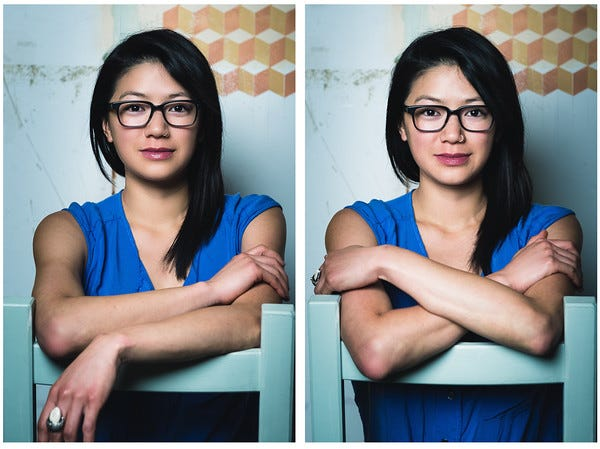
#> input picture ai_art_forensics/ai_art_forensics/assets/samples/0ogZjy9KvWg2elv-I.jpg, 600 x 449 px
$ python -i forensics.py   (imports and definitions only)
#> lines starting #> are read from the running program, lines starting #| are printed output that depends on the picture
"""
Heuristic, model-independent signals that complement Grad-CAM: diffusion models
tend to leave characteristic fingerprints in the frequency domain and in local
texture statistics. These are descriptive signals for the report card, not the
classifier itself.
"""
from __future__ import annotations

from dataclasses import dataclass

import numpy as np
from PIL import Image
from skimage.color import rgb2gray
from skimage.filters import laplace


@dataclass
class ForensicReport:
    fft_high_freq_ratio: float       # share of spectral energy in the high-freq band
    fft_verdict: str
    laplacian_variance: float        # edge/texture sharpness proxy
    smoothness_verdict: str
    local_contrast_std: float
    contrast_verdict: str
    notes: list[str]


def _fft_high_frequency_ratio(gray: np.ndarray) -> float:
    f = np.fft.fft2(gray)
    fshift = np.fft.fftshift(f)
    magnitude = np.abs(fshift)

    h, w = gray.shape
    cy, cx = h // 2, w // 2
    radius = min(h, w) // 6  # inner "low frequency" disk

    yy, xx = np.ogrid[:h, :w]
    dist = np.sqrt((yy - cy) ** 2 + (xx - cx) ** 2)
    low_mask = dist <= radius
    high_mask = ~low_mask

    total_energy = magnitude.sum() + 1e-8
    high_energy = magnitude[high_mask].sum()
    return float(high_energy / total_energy)


def analyze(img: Image.Image) -> ForensicReport:
    arr = np.array(img.convert("RGB")).astype(np.float32) / 255.0
    gray = rgb2gray(arr)

    hf_ratio = _fft_high_frequency_ratio(gray)
    # Diffusion/GAN upsampling artifacts often show either unnaturally suppressed
    # high-frequency detail (over-smoothed) or a sharp, regular high-freq spike
    # (checkerboard/upsampling artifacts). Traditional media + camera noise sits
    # in a broader mid-band.
    if hf_ratio < 0.12:
        fft_verdict = "Unusually smooth spectrum — consistent with diffusion up-sampling"
    elif hf_ratio > 0.35:
        fft_verdict = "Sharp regular high-frequency spike — possible GAN/upsampling artifact"
    else:
        fft_verdict = "Broad natural frequency spread — consistent with organic media/sensor noise"

    lap_var = float(laplace(gray).var())
    if lap_var < 0.0008:
        smoothness_verdict = "Low micro-texture variance — brushwork/canvas grain largely absent"
    else:
        smoothness_verdict = "Textural micro-variance present — consistent with physical media"

    # Local contrast: split into patches, look at std of patch-level std (blockiness)
    patch = 16
    h, w = gray.shape
    h2, w2 = (h // patch) * patch, (w // patch) * patch
    trimmed = gray[:h2, :w2]
    blocks = trimmed.reshape(h2 // patch, patch, w2 // patch, patch).swapaxes(1, 2)
    block_stds = blocks.reshape(-1, patch, patch).std(axis=(1, 2))
    contrast_std = float(block_stds.std())

    if contrast_std < 0.02:
        contrast_verdict = "Very uniform local contrast — atypical for hand-applied pigment"
    else:
        contrast_verdict = "Irregular local contrast — consistent with manual paint application"

    notes = []
    if "diffusion" in fft_verdict or "GAN" in fft_verdict:
        notes.append("Frequency-domain signature leans synthetic.")
    if "absent" in smoothness_verdict:
        notes.append("Lacks expected physical-media micro-texture.")
    if "atypical" in contrast_verdict:
        notes.append("Local contrast distribution is suspiciously uniform.")
    if not notes:
        notes.append("No strong synthetic-artifact signals detected by heuristics.")

    return ForensicReport(
        fft_high_freq_ratio=hf_ratio,
        fft_verdict=fft_verdict,
        laplacian_variance=lap_var,
        smoothness_verdict=smoothness_verdict,
        local_contrast_std=contrast_std,
        contrast_verdict=contrast_verdict,
        notes=notes,
    )

>>> from PIL import Image
>>> picture = Image.open('../assets/samples/0ogZjy9KvWg2elv-I.jpg')
#> picture is the input picture: PIL image 600x449 RGB; mean R, G, B 133.3, 137.4, 141
>>> result = analyze(picture)
#> in analyze, `gray = rgb2gray(arr)`:
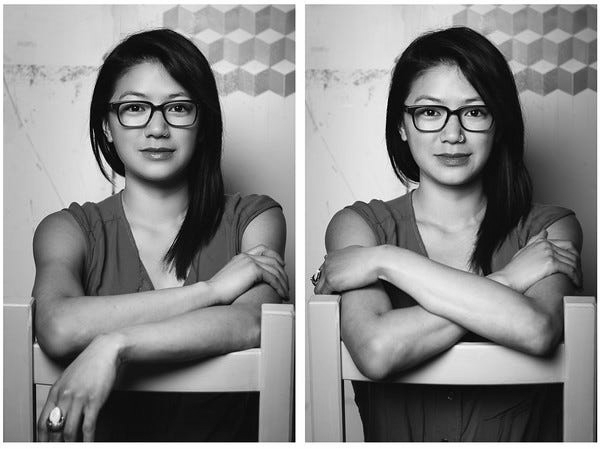
#> gray: shape (449, 600) float32; min 0, max 1, mean 0.536
#> in _fft_high_frequency_ratio, `total_energy = magnitude.sum() + 1e-8`: total_energy = 7404165.7
#> in _fft_high_frequency_ratio, `high_energy = magnitude[high_mask].sum()`: high_energy = 3663376.1
#> in analyze, `hf_ratio = _fft_high_frequency_ratio(gray)`: hf_ratio = 0.495
#> in analyze, `lap_var = float(laplace(gray).var())`: lap_var = 0.0117
#> in analyze, `trimmed = gray[:h2, :w2]`:
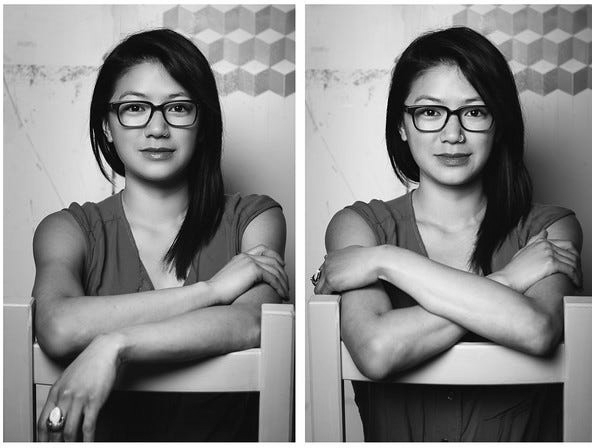
#> trimmed: shape (448, 592) float32; min 0, max 1, mean 0.534
#> in analyze, `block_stds = blocks.reshape(-1, patch, patch).std(axis=(1, 2))`: block_stds = 1036 values, max 0.431 at index 1014, min 0.000415 at index 932, mean 0.109
#> in analyze, `contrast_std = float(block_stds.std())`: contrast_std = 0.097

$ run again, on ai_art_forensics/ai_art_forensics/assets/samples/_128319873_975784e5-9c6c-441e-9d3e-c77a84d5013f.jpg
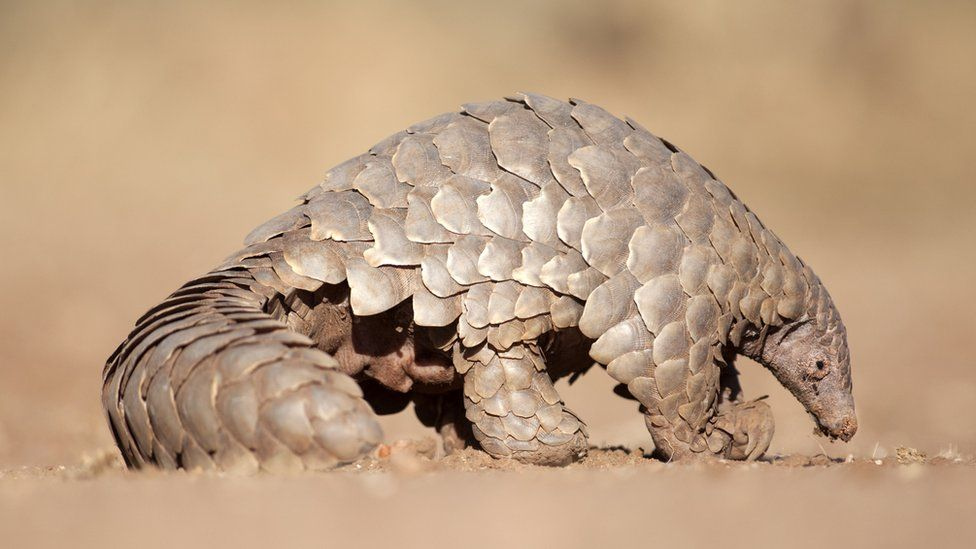
#> input picture ai_art_forensics/ai_art_forensics/assets/samples/_128319873_975784e5-9c6c-441e-9d3e-c77a84d5013f.jpg, 976 x 549 px
#> picture is the input picture: PIL image 976x549 RGB; mean R, G, B 186.2, 156.4, 128
#> in analyze, `gray = rgb2gray(arr)`:
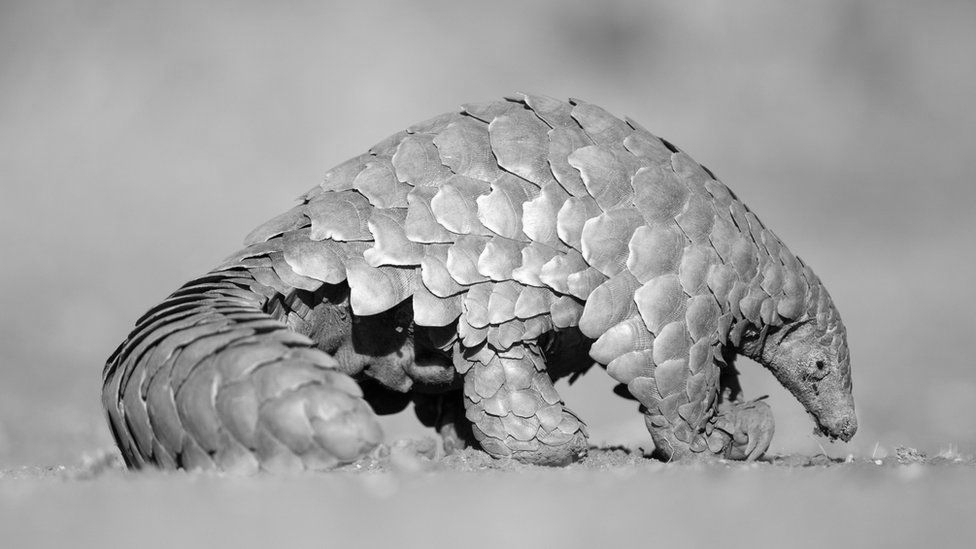
#> gray: shape (549, 976) float32; min 0.0014, max 0.999, mean 0.63
#> total_energy = 17620351.2
#> high_energy = 11527695.9
#> hf_ratio = 0.654
#> lap_var = 0.0116
#> in analyze, `trimmed = gray[:h2, :w2]`:
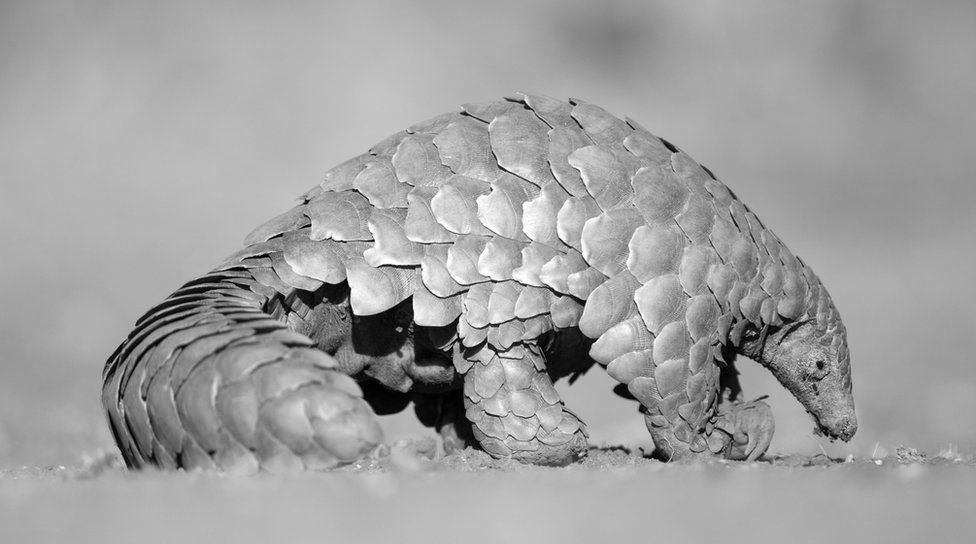
#> trimmed: shape (544, 976) float32; min 0.0014, max 0.999, mean 0.629
#> block_stds = 2074 values, max 0.361 at index 1182, min 0 at index 168, mean 0.0477
#> contrast_std = 0.0636

$ run again, on ai_art_forensics/ai_art_forensics/assets/samples/_MG_5812.jpg
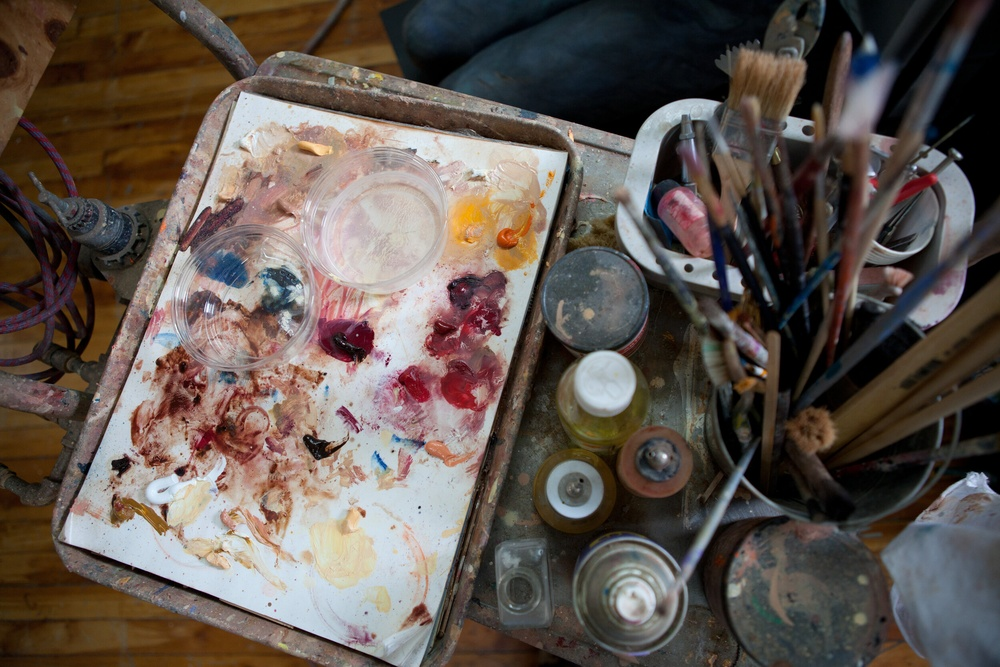
#> input picture ai_art_forensics/ai_art_forensics/assets/samples/_MG_5812.jpg, 1000 x 667 px, shrunk from 2500 x 1667 before the run
#> picture is the input picture: PIL image 1000x667 RGB; mean R, G, B 96.5, 86.2, 79.7
#> in analyze, `gray = rgb2gray(arr)`:
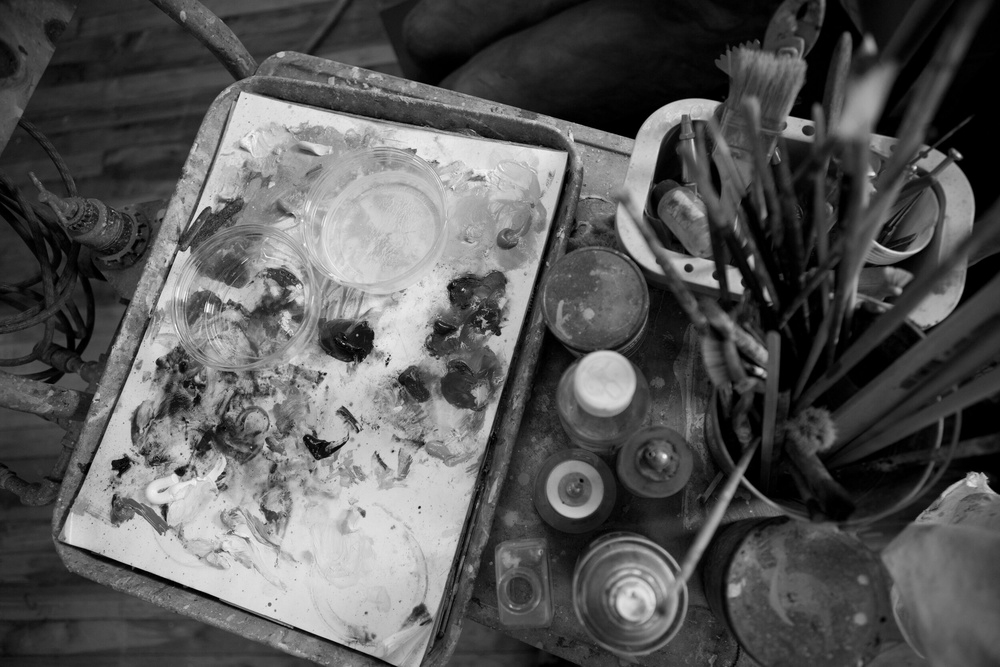
#> gray: shape (667, 1000) float32; min 0, max 1, mean 0.345
#> total_energy = 24443921.6
#> high_energy = 13308741
#> hf_ratio = 0.544
#> lap_var = 0.00802
#> in analyze, `trimmed = gray[:h2, :w2]`:
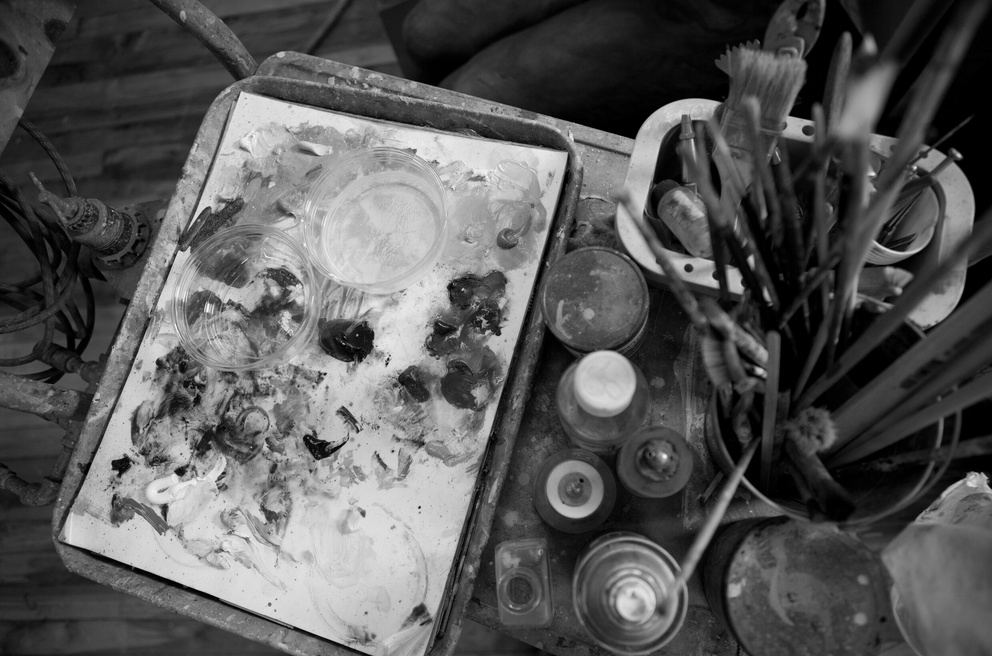
#> trimmed: shape (656, 992) float32; min 0, max 1, mean 0.348
#> block_stds = 2542 values, max 0.354 at index 413, min 0 at index 371, mean 0.08
#> contrast_std = 0.0624

$ run again, on ai_art_forensics/ai_art_forensics/assets/samples/_portrait_of_a_stunning_Indian_v_95ff3e93-40ba-4dd8-90ed-d83729d37704-scaled.jpg
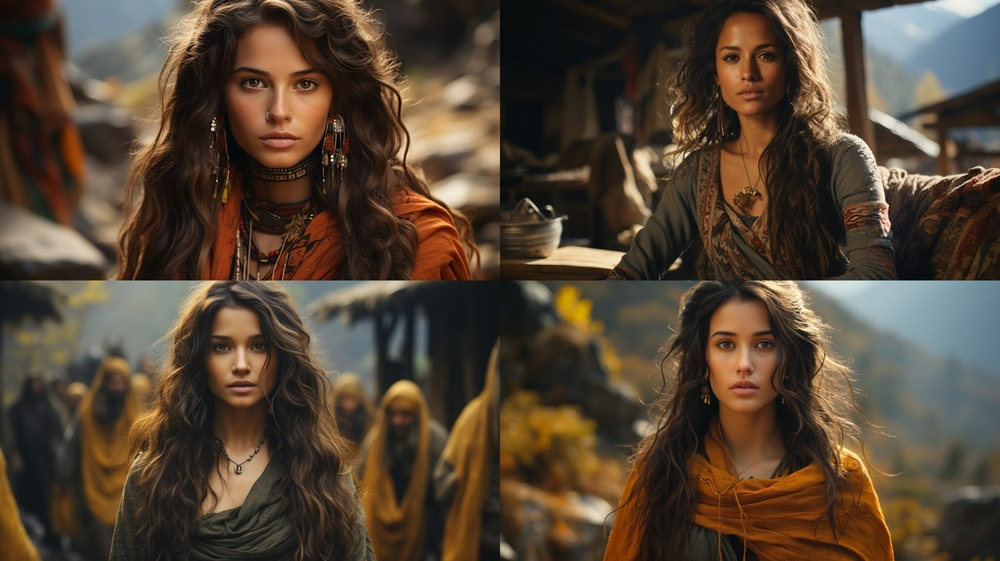
#> input picture ai_art_forensics/ai_art_forensics/assets/samples/_portrait_of_a_stunning_Indian_v_95ff3e93-40ba-4dd8-90ed-d83729d37704-scaled.jpg, 1000 x 561 px, shrunk from 2560 x 1435 before the run
#> picture is the input picture: PIL image 1000x561 RGB; mean R, G, B 84.1, 68.3, 52.3
#> in analyze, `gray = rgb2gray(arr)`:
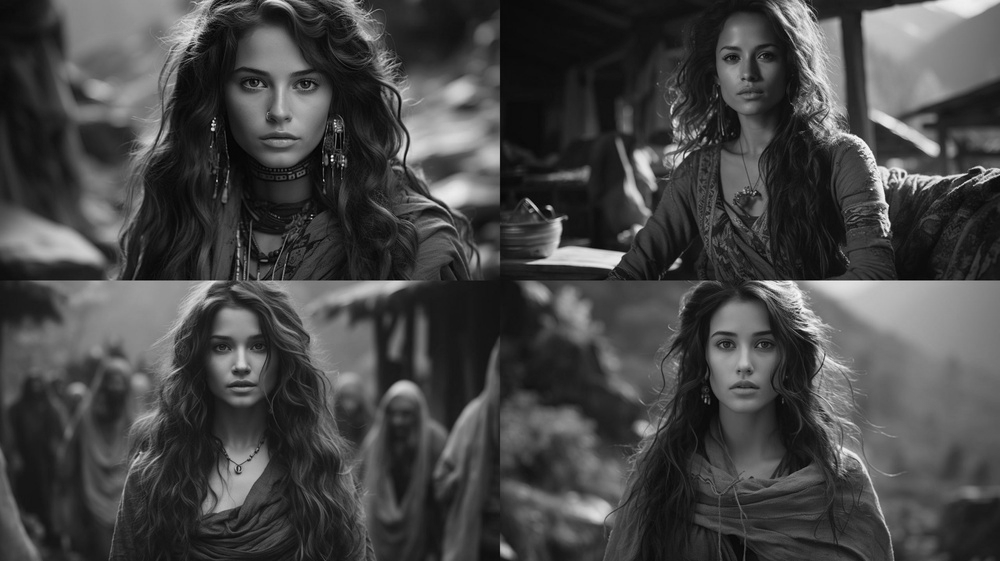
#> gray: shape (561, 1000) float32; min 0.0025, max 0.986, mean 0.276
#> total_energy = 16791214.6
#> high_energy = 9694316.5
#> hf_ratio = 0.577
#> lap_var = 0.00621
#> in analyze, `trimmed = gray[:h2, :w2]`:
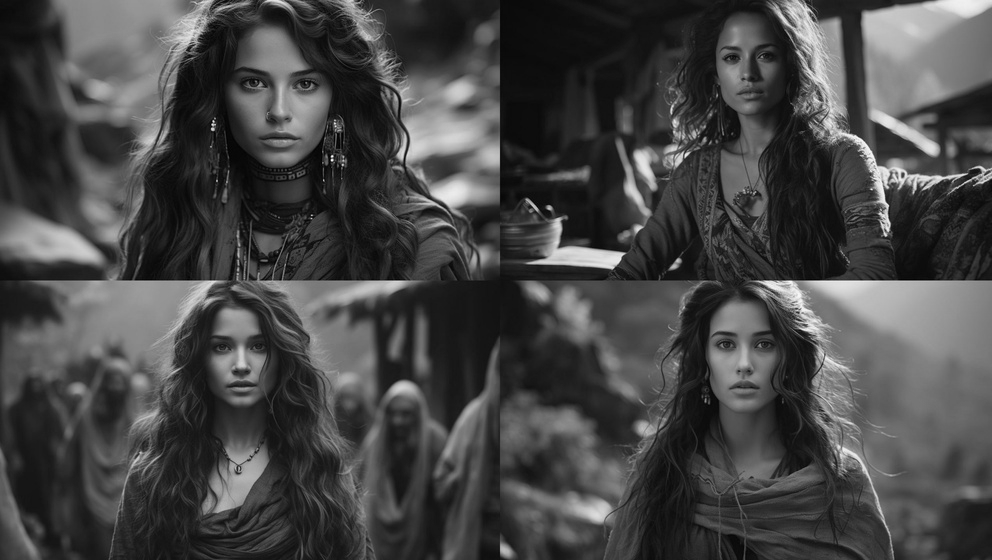
#> trimmed: shape (560, 992) float32; min 0.0025, max 0.986, mean 0.277
#> block_stds = 2170 values, max 0.361 at index 1105, min 0.00199 at index 280, mean 0.0689
#> contrast_std = 0.06
